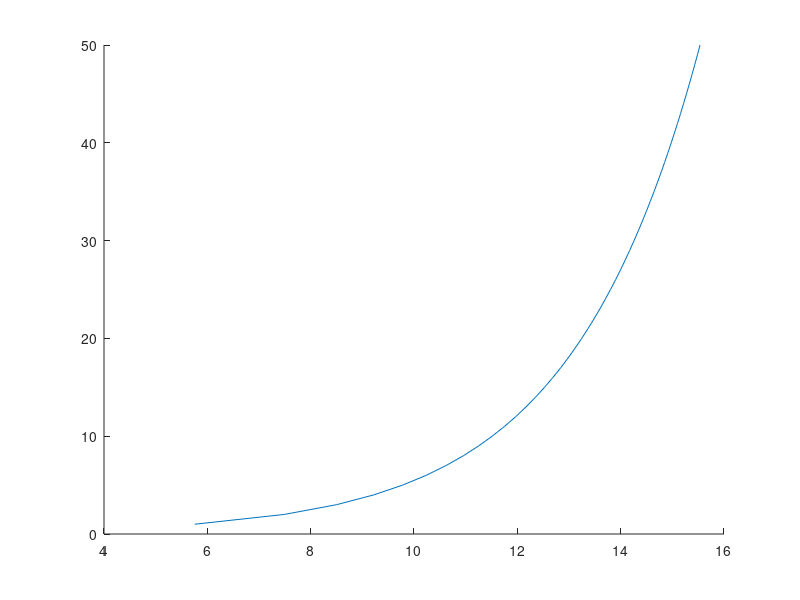

This figure's MATLAB source: (Note: this script raises an error after producing the figure.)
clear, clc

H_T = 100; % [m]
D = 100; % [m]
C_T = 0.75; % [-]
S_x = 785; % [m]
S_y = 524; % [m]
z_lo = 0.1; % [m]
kappa = 0.4; % [-]

A = pi*D^2/4; % [m2]
cft = (C_T*A)/(S_x*S_y); % [-]
nu = 28*sqrt(0.5*cft); % [?]

%% Layer 1
z = linspace(0,50,51);
u_1 = (1/kappa)*log(z/z_lo);
figure(1)
plot(u_1,z,LineWidth=2,Color="#0072BD")

%% Layer 2, Low
z = linspace(50,100,51);
u_2_lo = (1/kappa)*log(((H_T-D/2)^(nu/(nu+1))*z.^(1/(1+nu)))/(z_lo));

hold on
plot(u_2_lo,z,LineWidth=2,Color="#D95319");
hold off

%% Layer 2, High
z = linspace(100,150,51);

u_hi_star = sqrt(1^2+0.5*cft*u_2_lo(51)^2);
z_hi = exp(log((H_T+D/2)^(nu/(1+nu))*H_T^(1/(1+nu)))-(1/u_hi_star)*(log((H_T-D/2)^(nu/(1+nu))*H_T^(1/(1+nu)))-log(z_lo)));
u_2_hi = (u_hi_star/kappa)*log(((H_T+D/2)^(nu/(nu+1))*z.^(1/(1+nu)))/(z_hi));

hold on
plot(u_2_hi,z,LineWidth=2,Color="#D95319");
hold off

%% Layer 3
z = linspace(150,1000,851);

a = u_hi_star/kappa;
c = a*log((H_T+D/2)^(nu/(1+nu))*H_T^(1/(1+nu)));
d = (1/kappa)*(log((H_T-D/2)^(nu/(1+nu))*H_T^(1/(1+nu)))-log(z_lo));
z_hi = exp((c-d)/a);

u_3 = (u_hi_star/kappa)*log(z/z_hi);

hold on
plot(u_3,z,LineWidth=2,Color="#77AC30")
xlabel("u(z) [u^*_{lo}]"), ylabel("z [m]")
hold off
